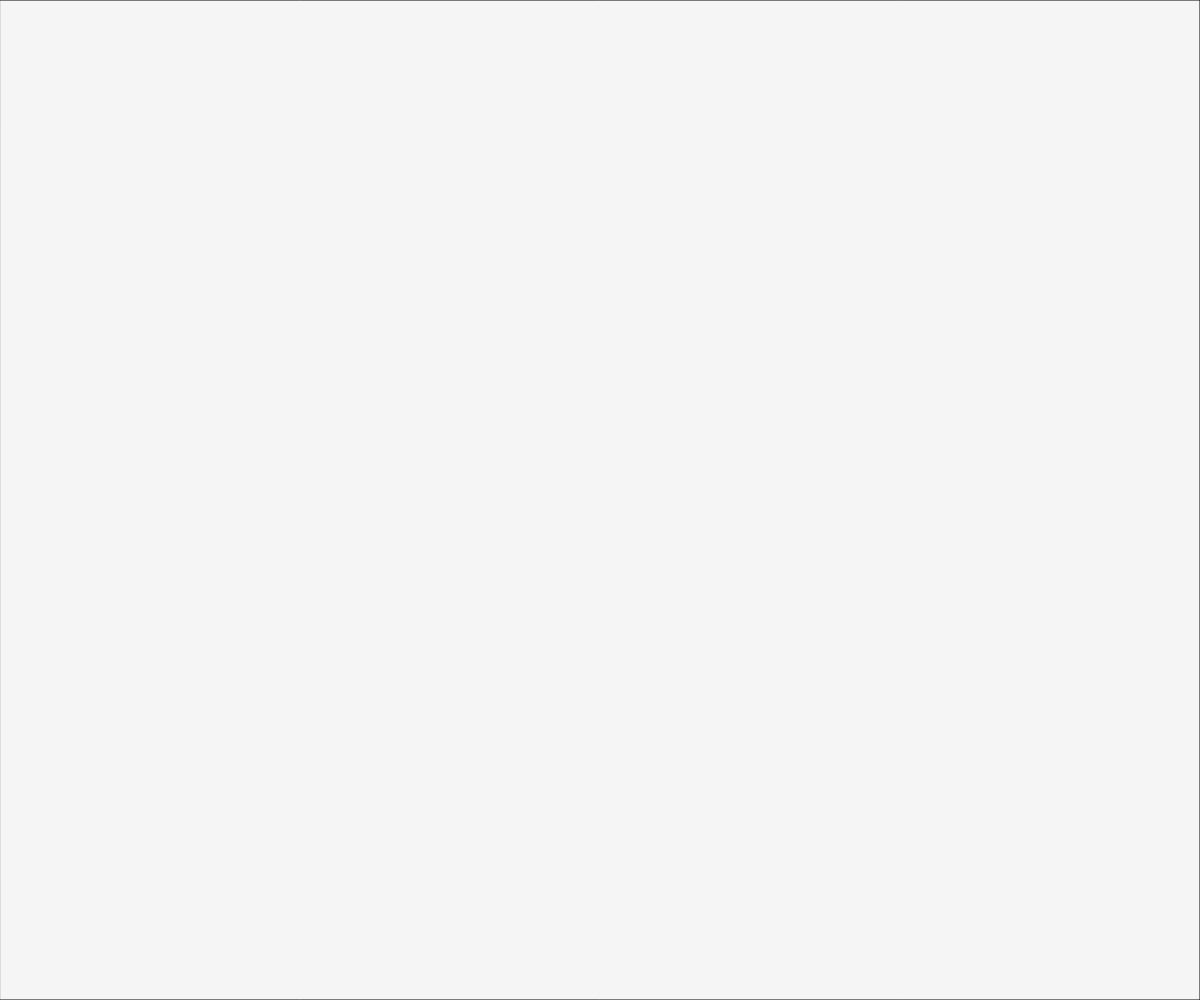
Frame 1 (no input)
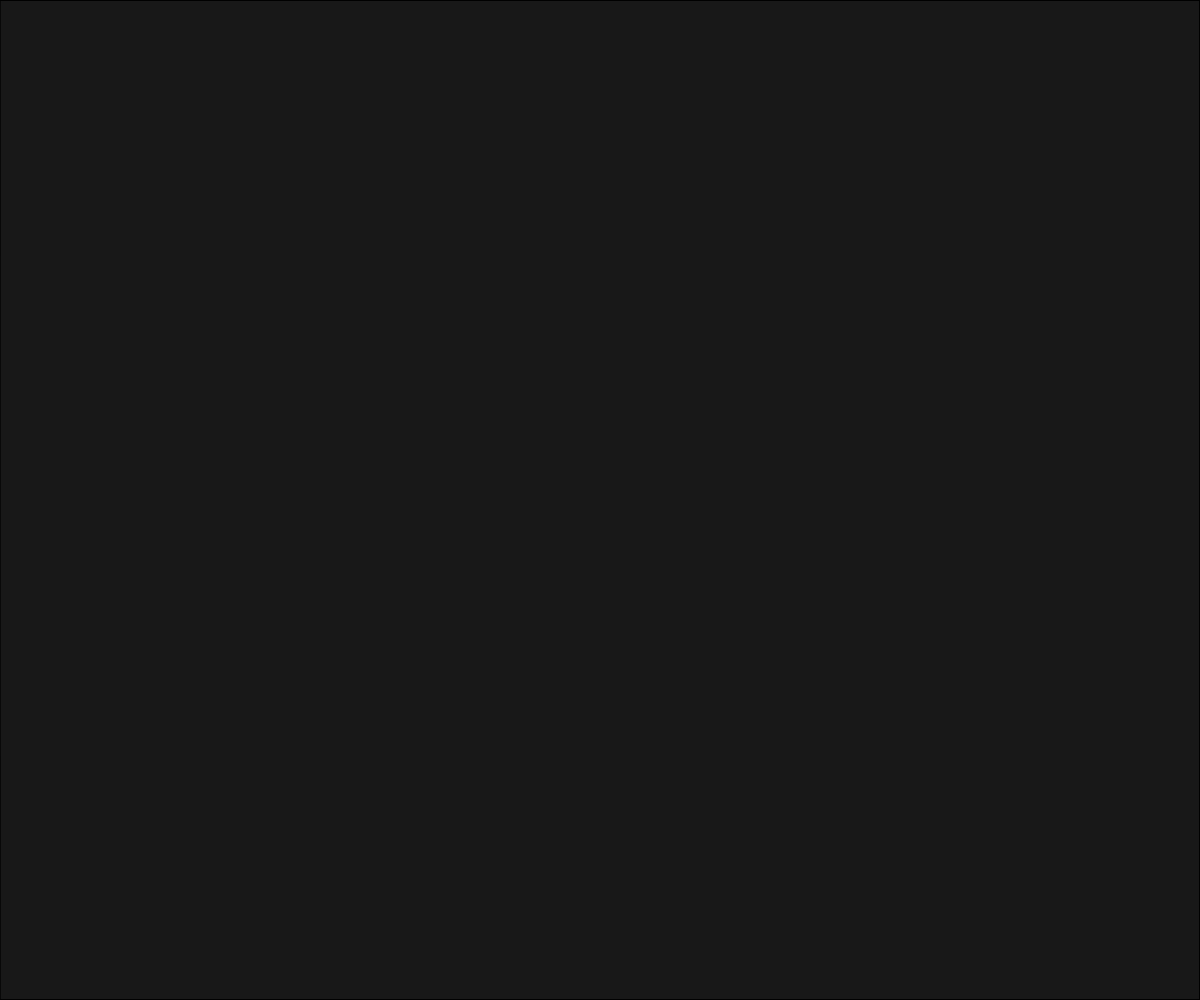
Frame 60 (no input)
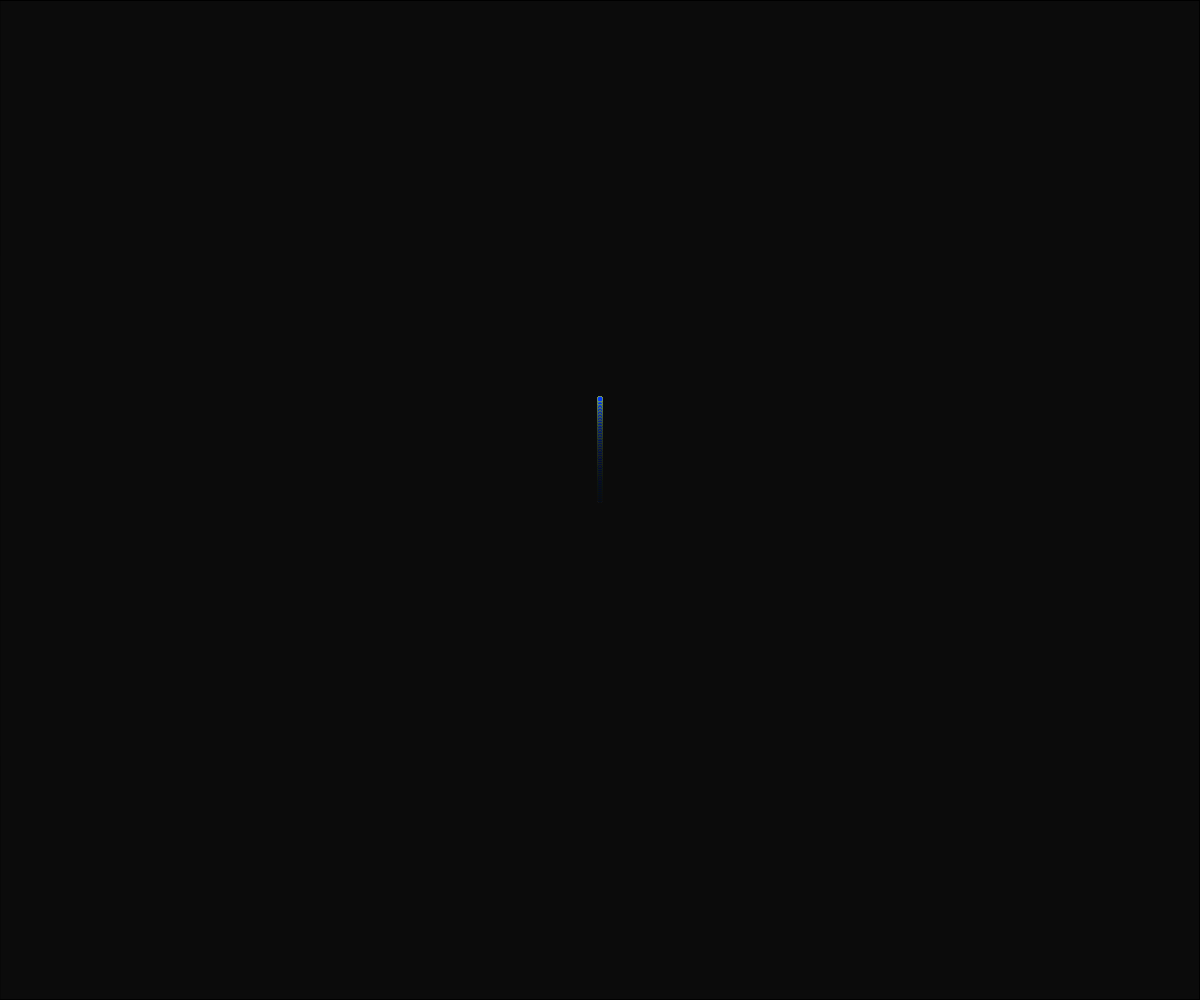
Frame 120 (the mouse pressed at the canvas centre since frame 60)

The p5.js sketch that drew these frames (run headless with seeded random() and noise() and a simulated clock; from frame 60 on, the mouse is pressed at the canvas centre):

// p5.js sketch
// ── sketch.js
let firework = [];
let colors = ['#FF5722', '#0DC700', '#EBFF00', '#033AF8'];
let g;

function setup() {
	createCanvas(windowWidth, windowHeight);
	
	
}

function draw() {
	fill(0, 10);
	rect(0, 0, width, height);
	
	g = createVector(0, 0.01);
	
	if(firework.length > 0) {
		for(let i = 0; i < firework.length; i++) {
			firework[i].show();
			firework[i].move();
			firework[i].applyForce(g);
			
			if(firework[i].vel.y > 0) firework[i].boom();
			if(firework[i].isDead()) firework.splice(i, 1);
		}
	}
}

function mousePressed() {
	for(let i = 0; i < 100; i++) {
		firework.push(new Ball(mouseX, mouseY, 5, colors[i%colors.length]));
	}
}

class Ball {
	constructor(x, y, s_, c_) {
		this.pos = createVector(x, y);
		this.vel = createVector(0, -1);
		this.acel = createVector(0, -1);
		this.s = s_;
		this.c = c_;
		this.aux = true;
		this.a = 255;
	}
	
	show() {
		noStroke();
		fill(this.c);
		ellipse(this.pos.x, this.pos.y, this.s, this.s);
		
		if(!this.aux) this.a -= random(2, 4);
	}
	
	move() {
		this.vel.add(this.acel);
		this.vel.limit(5);
		this.pos.add(this.vel);
		this.acel.mult(0);
	}
	
	applyForce(f) {
		this.acel.add(f);
	}
	
	boom() {
		if(this.aux) {
			this.acel = p5.Vector.random2D();
			this.acel.normalize();
			this.acel.mult(random(2));
			this.aux = false;
		}
	}
	
	isDead() {
		if(this.a < 10) return true;
		else return false;
	}
}
